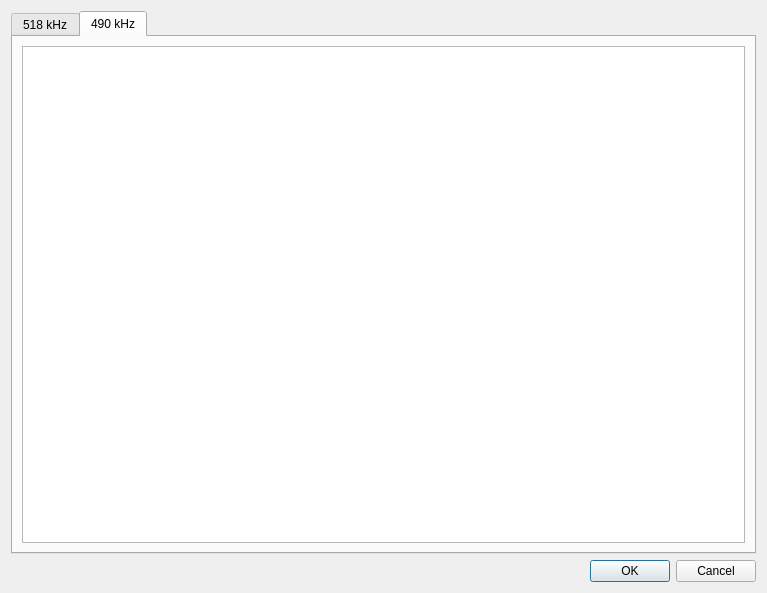
<?xml version="1.0" encoding="UTF-8"?>
<ui version="4.0">
 <class>PCNStationNamesDialog</class>
 <widget class="QDialog" name="PCNStationNamesDialog">
  <property name="geometry">
   <rect>
    <x>0</x>
    <y>0</y>
    <width>767</width>
    <height>593</height>
   </rect>
  </property>
  <property name="windowTitle">
   <string>Station Names</string>
  </property>
  <layout class="QVBoxLayout" name="verticalLayout_2">
   <item>
    <widget class="QTabWidget" name="twgStationNames">
     <property name="currentIndex">
      <number>1</number>
     </property>
     <widget class="QWidget" name="tab518">
      <attribute name="title">
       <string>518 kHz</string>
      </attribute>
      <layout class="QVBoxLayout" name="verticalLayout">
       <item>
        <widget class="QTableWidget" name="tawStationNames518">
         <property name="showDropIndicator" stdset="0">
          <bool>false</bool>
         </property>
         <property name="selectionMode">
          <enum>QAbstractItemView::NoSelection</enum>
         </property>
         <property name="iconSize">
          <size>
           <width>32</width>
           <height>32</height>
          </size>
         </property>
        </widget>
       </item>
      </layout>
     </widget>
     <widget class="QWidget" name="tab490">
      <attribute name="title">
       <string>490 kHz</string>
      </attribute>
      <layout class="QVBoxLayout" name="verticalLayout_3">
       <item>
        <widget class="QTableWidget" name="tawStationNames490">
         <property name="showDropIndicator" stdset="0">
          <bool>false</bool>
         </property>
         <property name="dragDropOverwriteMode">
          <bool>false</bool>
         </property>
         <property name="selectionMode">
          <enum>QAbstractItemView::NoSelection</enum>
         </property>
         <property name="selectionBehavior">
          <enum>QAbstractItemView::SelectRows</enum>
         </property>
         <property name="iconSize">
          <size>
           <width>32</width>
           <height>32</height>
          </size>
         </property>
        </widget>
       </item>
      </layout>
     </widget>
    </widget>
   </item>
   <item>
    <widget class="QDialogButtonBox" name="buttonBox">
     <property name="orientation">
      <enum>Qt::Horizontal</enum>
     </property>
     <property name="standardButtons">
      <set>QDialogButtonBox::Cancel|QDialogButtonBox::Ok</set>
     </property>
    </widget>
   </item>
  </layout>
 </widget>
 <resources/>
 <connections>
  <connection>
   <sender>buttonBox</sender>
   <signal>accepted()</signal>
   <receiver>PCNStationNamesDialog</receiver>
   <slot>accept()</slot>
   <hints>
    <hint type="sourcelabel">
     <x>248</x>
     <y>254</y>
    </hint>
    <hint type="destinationlabel">
     <x>157</x>
     <y>274</y>
    </hint>
   </hints>
  </connection>
  <connection>
   <sender>buttonBox</sender>
   <signal>rejected()</signal>
   <receiver>PCNStationNamesDialog</receiver>
   <slot>reject()</slot>
   <hints>
    <hint type="sourcelabel">
     <x>316</x>
     <y>260</y>
    </hint>
    <hint type="destinationlabel">
     <x>286</x>
     <y>274</y>
    </hint>
   </hints>
  </connection>
 </connections>
</ui>
